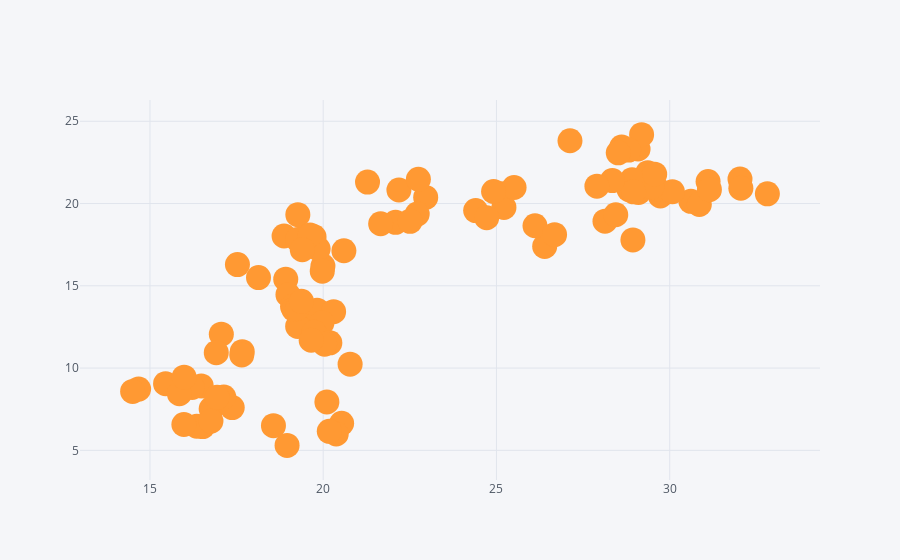

Notebook code for this chart:
### Code cell
df.iplot(x = 'A', y = 'B', mode = 'markers', size = 25)
